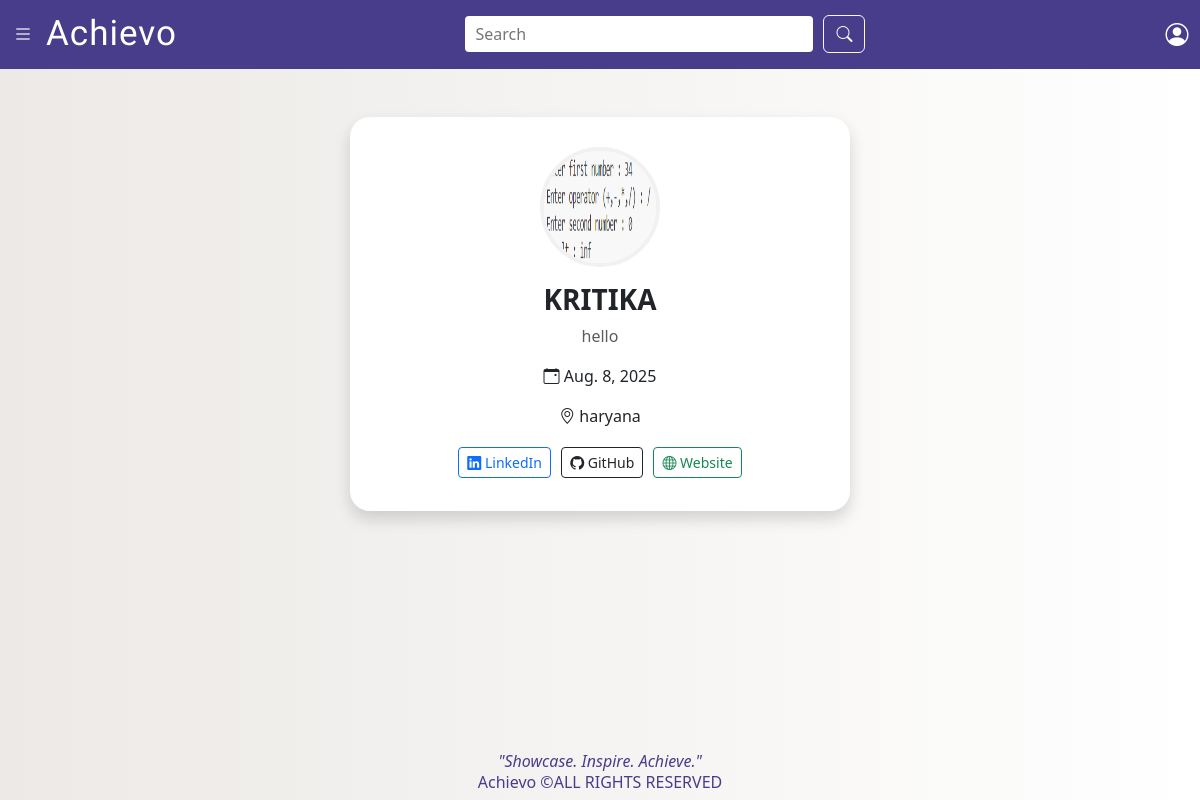
The page /profile/KRITIKA/ (signed in) on the database as committed earlier.
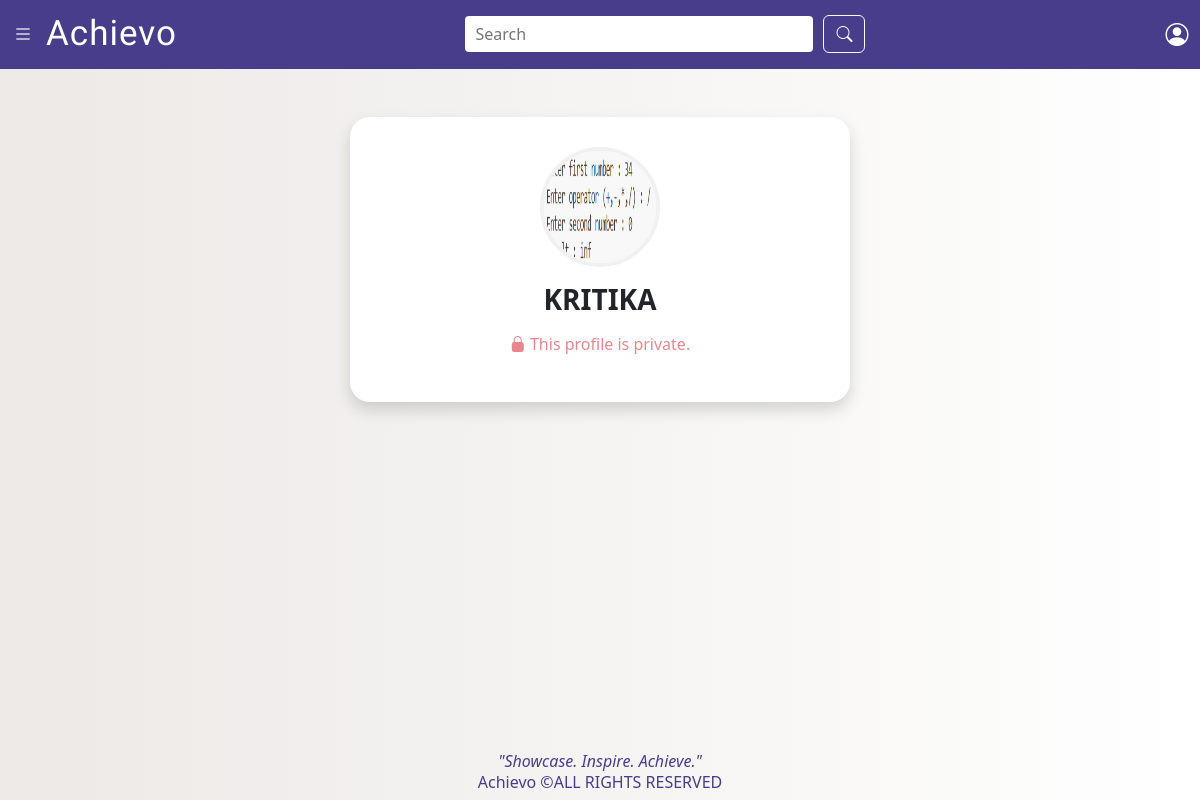
The same page on the database as committed later.
### student/models.py (models this page shows, shortened)
class UserProfile(models.Model):
    user = models.OneToOneField(User, on_delete=models.CASCADE)
    bio = models.TextField(blank=True, null=True)
    date_of_birth = models.DateField(blank=True, null=True)
    profile_image = models.ImageField(upload_to='profile_images/', blank=True, null=True)
    location = models.CharField(max_length=100, blank=True, null=True)
    linkedin_url = models.URLField(blank=True, null=True)
    github_url = models.URLField(blank=True, null=True)
    personal_website = models.URLField(blank=True, null=True)
    created_at = models.DateTimeField(auto_now_add=True)
    is_public = models.BooleanField(default=True)
    skills = models.ManyToManyField(Skill, blank=True)

### student/views.py (the view)
# urls.py: path('profile/<str:username>/', views.profile_view, name='profile_view'),
@login_required
def profile_view(request, username=None):
    if username:
        user_obj = get_object_or_404(User, username=username)
    else:
        user_obj = request.user
    profile = user_obj.userprofile
    is_owner = (request.user == user_obj)
    context = {
        'profile_user': user_obj,
        'profile': profile,
        'is_owner': is_owner,
    }
    return render(request, 'student/profile.html', context)

### student/templates/student/profile.html (shortened to what this page needs)
{% load static %}
<!DOCTYPE html>
<html lang="en">
<head>
    <link href="https://cdn.jsdelivr.net/npm/bootstrap@5.3.7/dist/css/bootstrap.min.css" rel="stylesheet">
    <link rel="stylesheet" href="https://cdn.jsdelivr.net/npm/bootstrap-icons@1.10.5/font/bootstrap-icons.css">
</head>
<body>
    {% include 'student/navbar.html' %}
    <div class="container py-5">
        <div class="profile-card mx-auto shadow text-center" style="max-width: 500px;">
            {% if profile.profile_image %}
                <img src="{{ profile.profile_image.url }}"
                    class="rounded-circle mb-3 profile-image" width="120" height="120" alt="Profile Image">
            {% else %}
                <img src="{% static 'student/img2.jpg' %}"
                    class="rounded-circle mb-3 profile-image" width="120" height="120" alt="Default Profile">
            {% endif %}
            <h3>{{ profile_user.username }}</h3>
            {% if profile.is_public or is_owner %}
                <p class="text-muted">{{ profile.bio|default:"No bio added yet." }}</p>
                <p><i class="bi bi-calendar-event"></i> {{ profile.date_of_birth|default:"DOB not specified" }}</p>
                <p><i class="bi bi-geo-alt"></i> {{ profile.location|default:"Location not specified" }}</p>
                {% if profile.linkedin_url %}
                    <a href="{{ profile.linkedin_url }}" target="_blank"
                    class="btn btn-outline-primary btn-sm btn-link-custom">
                        <i class="bi bi-linkedin"></i> LinkedIn
                    </a>
                {% else %}
                    <p class="text-secondary small">
                        <i class="bi bi-linkedin"></i> No LinkedIn added
                    </p>
                {% endif %}
                {% if profile.github_url %}
                    <a href="{{ profile.github_url }}" target="_blank"
                    class="btn btn-outline-dark btn-sm btn-link-custom">
                        <i class="bi bi-github"></i> GitHub
                    </a>
                {% else %}
                    <p class="text-secondary small">
                        <i class="bi bi-github"></i> No GitHub added
                    </p>
                {% endif %}
                {% if profile.personal_website %}
                    <a href="{{ profile.personal_website }}" target="_blank"
                    class="btn btn-outline-success btn-sm btn-link-custom">
                        <i class="bi bi-globe"></i> Website
                    </a>
                {% else %}
                    <p class="text-secondary small">
                        <i class="bi bi-globe"></i> No Website added
                    </p>
                {% endif %}
                <br>
            {% else %}
                <div class="locked mt-3">
                    <p class="text-danger">
                        <i class="bi bi-lock-fill"></i> This profile is private.
                    </p>
                </div>
            {% endif %}
        </div>
    </div>
    {% include 'student/footer.html' %}
</body>
</html>

Rows that differ between the two databases and show on the page:
changed UserProfile: is_public True → False (drawn); bio "hello" → (not shown); date_of_birth "Aug. 8, 2025" → (not shown); location "haryana" → (not shown)
Other text that changed with them:
text no longer shown: "LinkedIn GitHub Website"
text now shown: "This profile is private."
